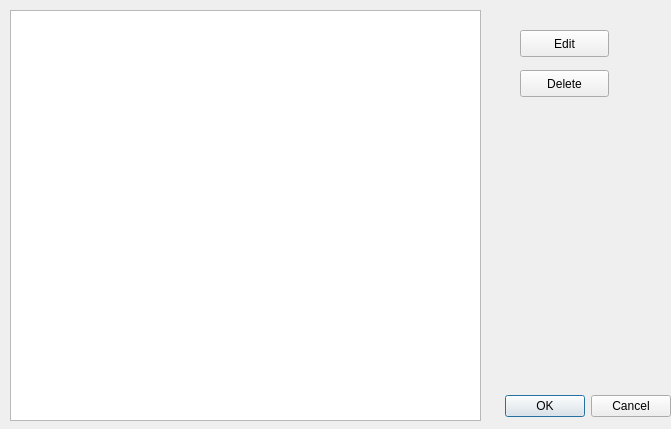
<?xml version="1.0" encoding="UTF-8"?>
<ui version="4.0">
 <class>FavouriteDialog</class>
 <widget class="QDialog" name="FavouriteDialog">
  <property name="geometry">
   <rect>
    <x>0</x>
    <y>0</y>
    <width>671</width>
    <height>429</height>
   </rect>
  </property>
  <property name="windowTitle">
   <string>Favourites</string>
  </property>
  <widget class="QDialogButtonBox" name="buttonBox">
   <property name="geometry">
    <rect>
     <x>330</x>
     <y>390</y>
     <width>341</width>
     <height>32</height>
    </rect>
   </property>
   <property name="orientation">
    <enum>Qt::Horizontal</enum>
   </property>
   <property name="standardButtons">
    <set>QDialogButtonBox::Cancel|QDialogButtonBox::Ok</set>
   </property>
  </widget>
  <widget class="QListWidget" name="listWidget">
   <property name="geometry">
    <rect>
     <x>10</x>
     <y>10</y>
     <width>471</width>
     <height>411</height>
    </rect>
   </property>
  </widget>
  <widget class="QPushButton" name="editButton">
   <property name="geometry">
    <rect>
     <x>520</x>
     <y>30</y>
     <width>89</width>
     <height>27</height>
    </rect>
   </property>
   <property name="text">
    <string>Edit</string>
   </property>
  </widget>
  <widget class="QPushButton" name="deleteButton">
   <property name="geometry">
    <rect>
     <x>520</x>
     <y>70</y>
     <width>89</width>
     <height>27</height>
    </rect>
   </property>
   <property name="text">
    <string>Delete</string>
   </property>
  </widget>
 </widget>
 <resources/>
 <connections>
  <connection>
   <sender>buttonBox</sender>
   <signal>accepted()</signal>
   <receiver>FavouriteDialog</receiver>
   <slot>accept()</slot>
   <hints>
    <hint type="sourcelabel">
     <x>248</x>
     <y>254</y>
    </hint>
    <hint type="destinationlabel">
     <x>157</x>
     <y>274</y>
    </hint>
   </hints>
  </connection>
  <connection>
   <sender>buttonBox</sender>
   <signal>rejected()</signal>
   <receiver>FavouriteDialog</receiver>
   <slot>reject()</slot>
   <hints>
    <hint type="sourcelabel">
     <x>316</x>
     <y>260</y>
    </hint>
    <hint type="destinationlabel">
     <x>286</x>
     <y>274</y>
    </hint>
   </hints>
  </connection>
 </connections>
</ui>
